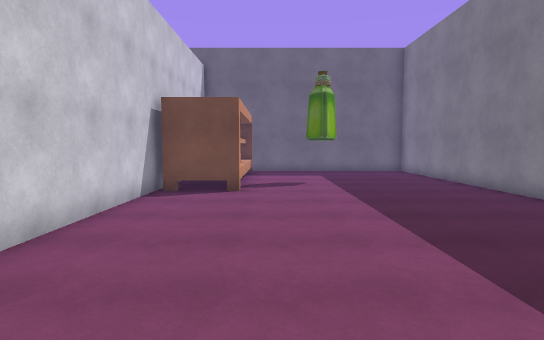
view 1 (above)

12 first-person views from a walk through a Unity game level. The camera is 1.5 m above the floor, tilts 4° down and sees 75° across. The floor is counted in squares, 1 m on a side. Each view is taken from the middle of a square. On the plan, view 1 faces up. The plan holds only what a view shows up to about 16 squares ahead; the rest is blank. The place goes on beyond the plan. The player character is not drawn. Some surface patterns are stand-ins.

view 2
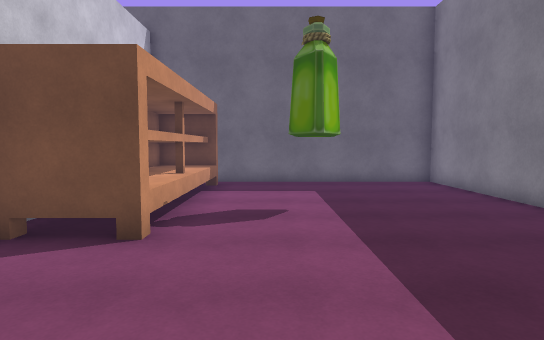

view 3
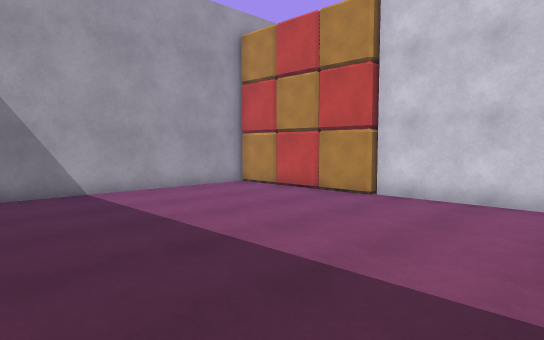

view 4
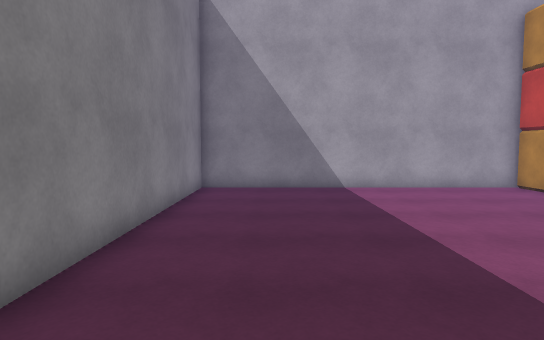

view 5
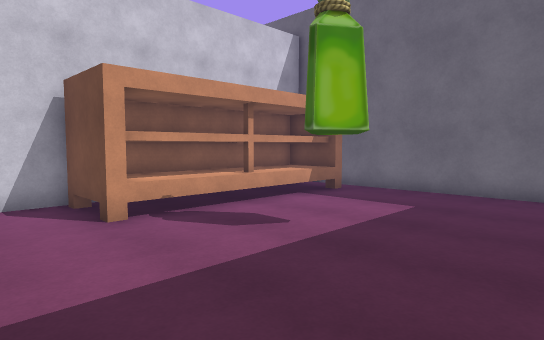

view 6
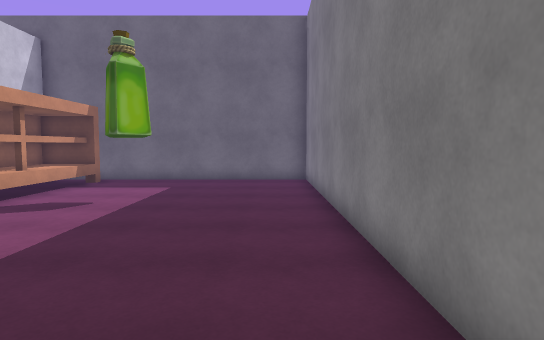

view 7
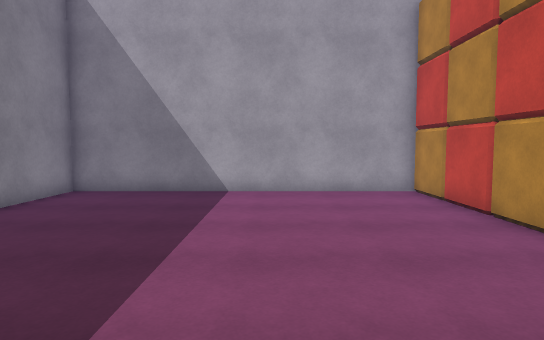

view 8
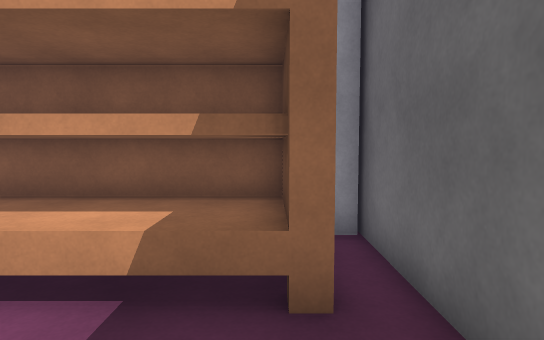

view 9
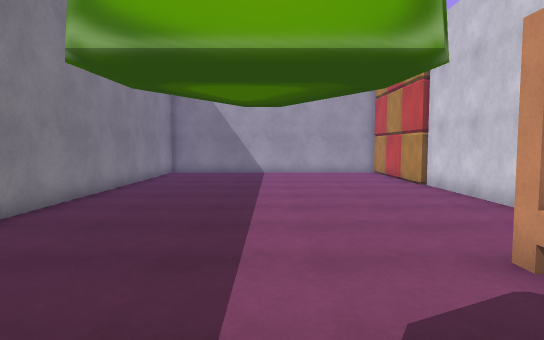

view 10
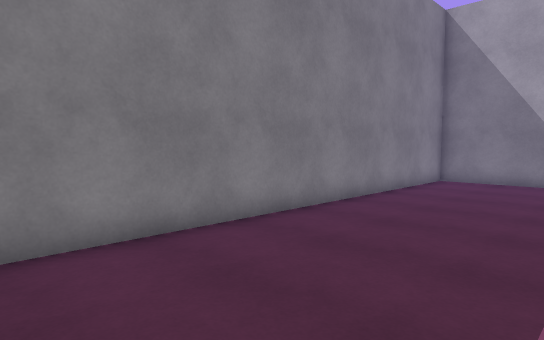

view 11
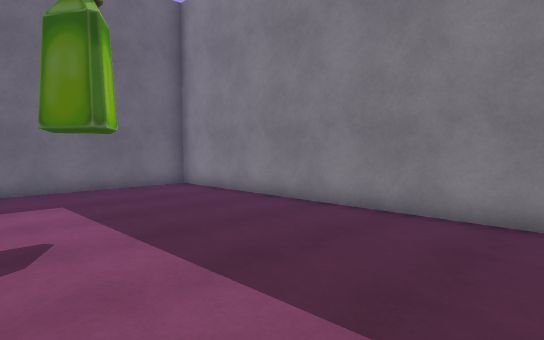

view 12
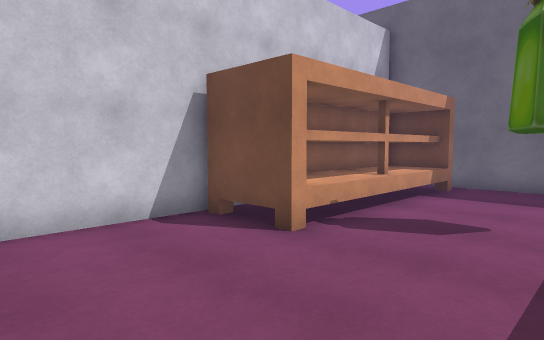

### Floor plan
Ten units are one square. View 1 is at (0, 0); x grows to the right and y downward. Boxes are objects, and circles mark ways between rooms. Rooms are numbered by the first view taken in them; rooms with no view inside come last. Other rooms are left out.
<svg viewBox="-47 -210 127 250">
<path fill="none" stroke="#000" d="M-38 -125 -38 -26M-36 -26 -36 35 75 35 75 -205 -42 -205M-14 -192 -14 -120M-11 -196 -11 -116 -36 -116M-38 -205 -38 -200M-32 -155 -32 -128M-10 -192 -32 -192 -32 -155"/>
<text x="20" y="-80">1</text>
<text x="-20" y="-140">2</text>
<text x="-20" y="-180">3</text>
</svg>

Where each view was taken, in squares from view 1:
view 1: 0 up, 0 right, facing up
view 2: 6 up, 1 right, facing up
view 3: 8 up, 6 right, facing down-left
view 4: 9 up, 5 right, facing down
view 5: 9 up, 6 right, facing up-left
view 6: 5 up, 6 right, facing up
view 7: 8 up, 1 right, facing down
view 8: 19 up, 2 right, facing left
view 9: 16 up, 2 right, facing down
view 10: 12 up, 2 right, facing down-right
view 11: 8 up, 0 right, facing up-right
view 12: 7 up, 3 right, facing up-left
